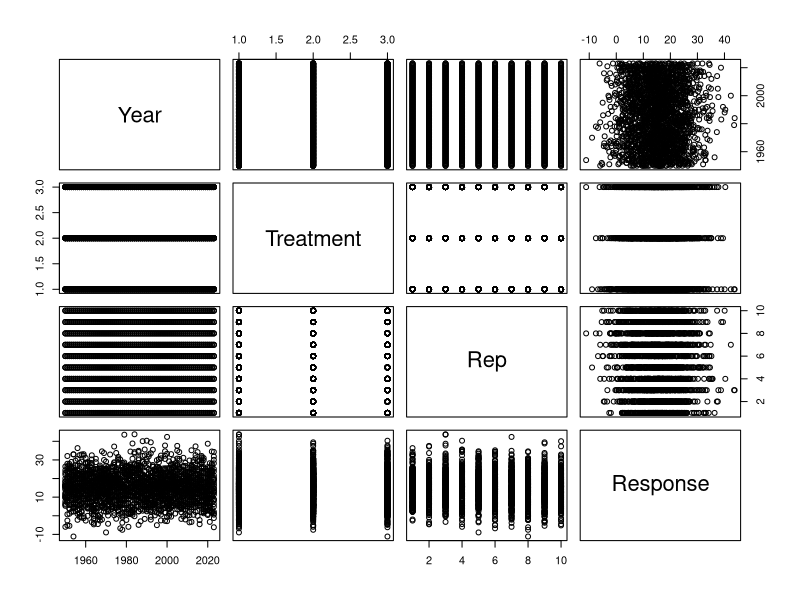
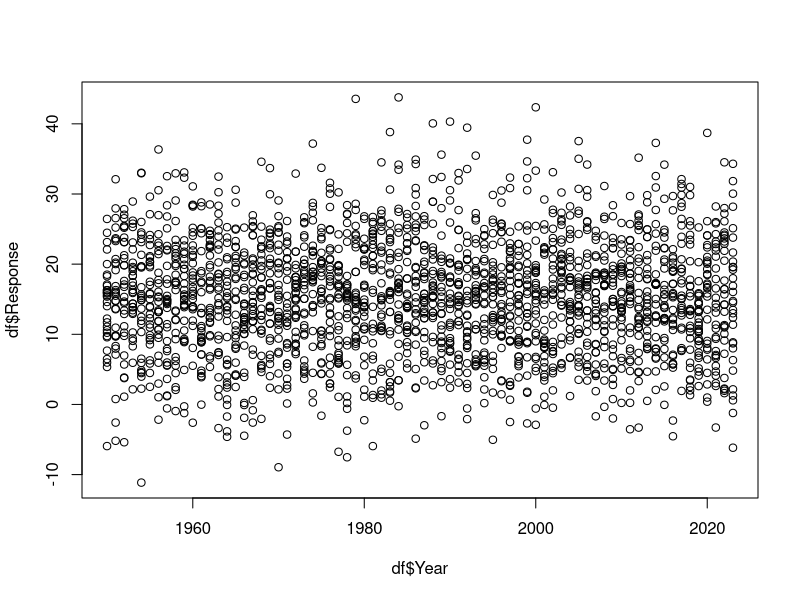
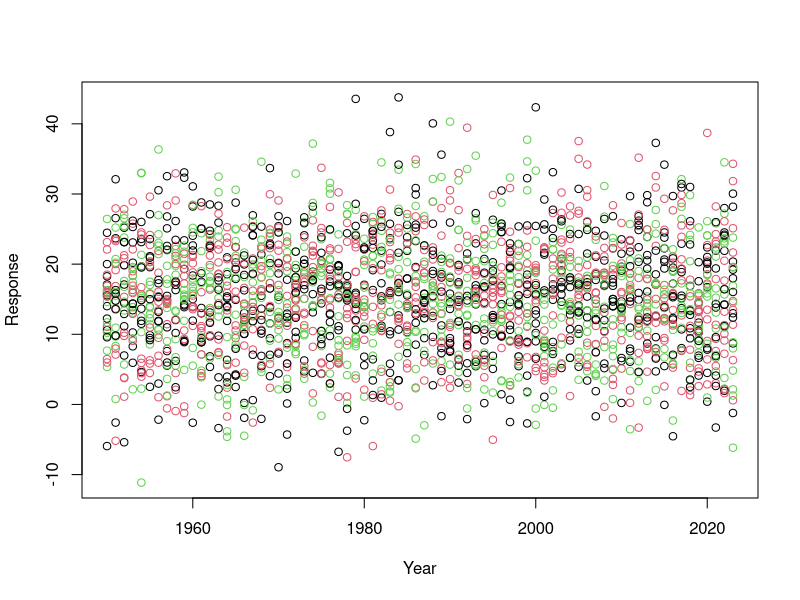
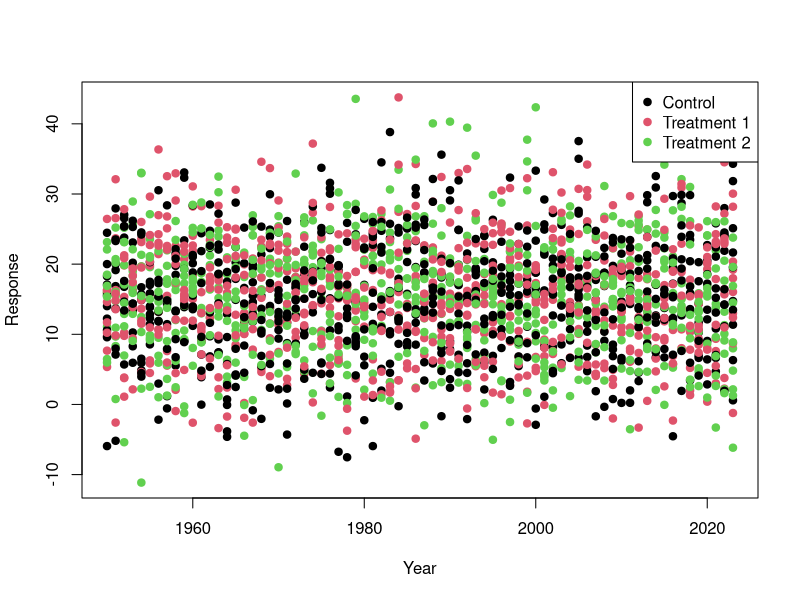
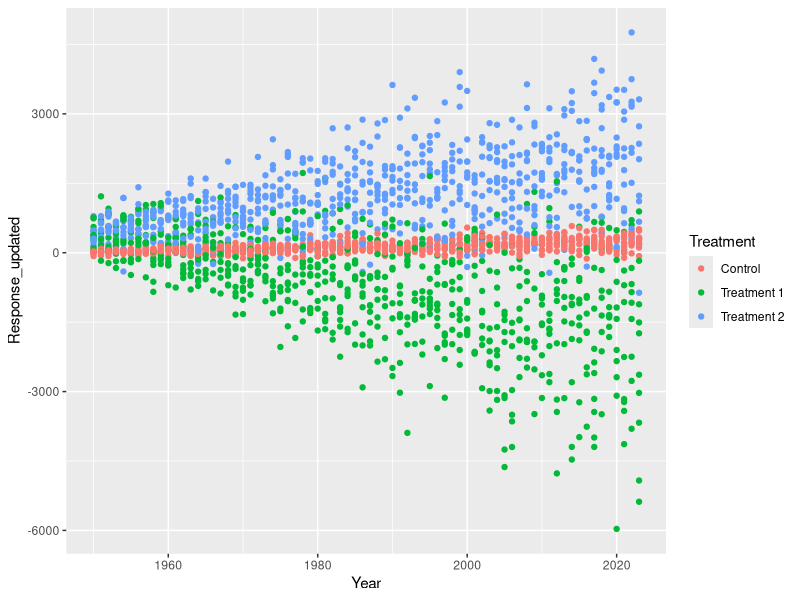
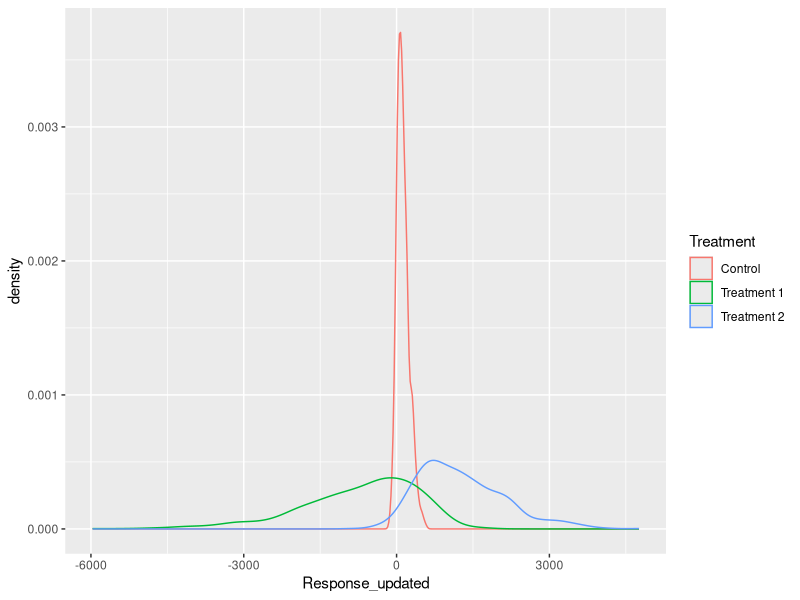
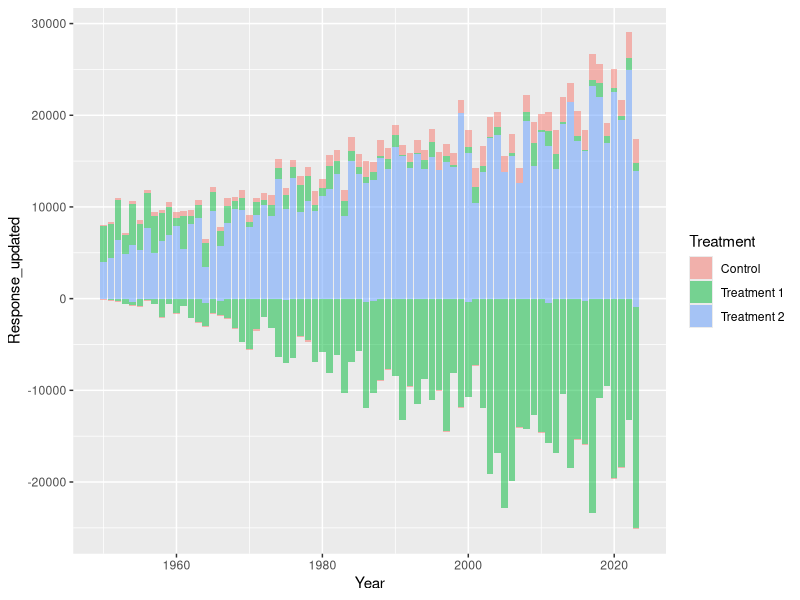
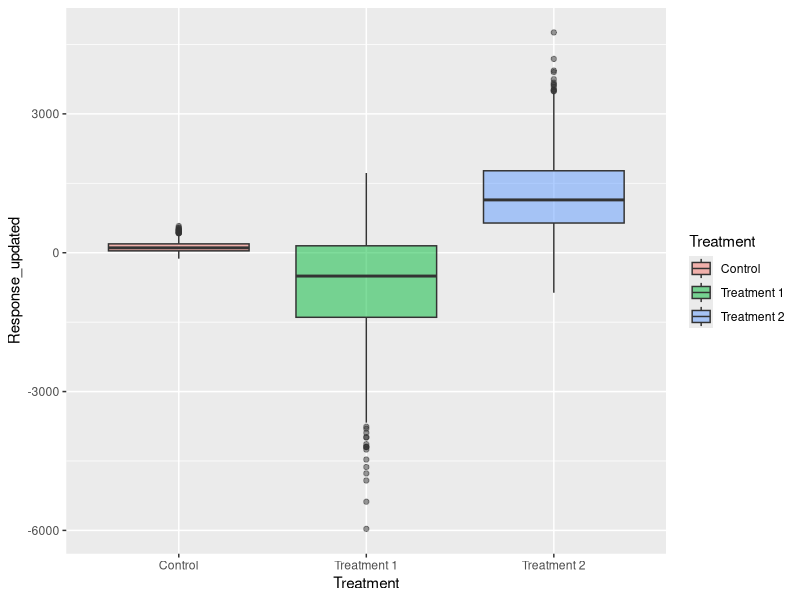

Write the R code that produced these figures, in order.
## ---- chunk 1

Year <- seq(from=1950,to=2023,by=1)
Treatment <- c("Control","Treatment 1","Treatment 2")
Rep<- seq(from=1,to=10,by=1)

df<-expand.grid(Year=Year,Treatment=Treatment,Rep=Rep)

Response<-rnorm(n=nrow(df),mean = 15,sd=8) 

df$Response<-Response

## ---- chunk 2
plot(df)
## ---- chunk 3
plot(x=df$Year,y=df$Response)
## ---- chunk 4
plot(x=df$Year,
     y=df$Response,
     col=df$Treatment, 
     xlab="Year",
     ylab="Response")
## ---- chunk 5

?plot()

# plot is a common function name 
# so we have to go to the base::plot() section of the help

## ---- chunk 6

plot(x=df$Year,
     y=df$Response,
     col=unique(df$Treatment), 
     xlab="Year",
     ylab="Response",
     pch=19)
legend(x = "topright",          # Position
       legend = unique(df$Treatment),  # Legend texts
       col = c(1,2, 3),           # point colors
       pch=19)                    # point type

## ---- chunk 7
library(tidyverse)

df_1<-df %>% 
  mutate(Response_updated=case_when(
    Treatment=="Control"~jitter(Response)*((Year-1930)/5)-50,
    Treatment=="Treatment 1"~jitter(Response)*((Year-1930)*-2)+1000,
    Treatment=="Treatment 2"~jitter(Response)*((Year-1930)*1.5)-4))

## ---- chunk 8
df_1_summary<-df_1 %>% 
  group_by(Treatment) %>% 
  summarise(MeanResponse=mean(Response_updated),
            SDResponse=sd(Response_updated))

df_1_summary

df_1_summary_year<-df_1 %>% 
  group_by(Treatment,Year) %>% 
  summarise(MeanResponse=mean(Response_updated),
            SDResponse=sd(Response_updated))

df_1_summary_year
## ---- chunk 9
ggplot(data=df_1,
       mapping=aes(x=Year,
                   y=Response_updated,
                   colour=Treatment))+
  geom_point()

## ---- chunk 10
ggplot(df_1,aes(x=Response_updated,colour=Treatment))+
  geom_density()

ggplot(df_1,aes(x=Year,y=Response_updated,fill=Treatment))+
  geom_col(alpha=0.5)

ggplot(df_1,aes(x=Treatment,y=Response_updated,fill=Treatment))+
  geom_boxplot(alpha=0.5)

## ---- chunk 11
ggplot()+
  geom_point(data=df_1,mapping=aes(x=Year,y=Response_updated,colour=Treatment),
             alpha=0.4)+
  geom_ribbon(data=df_1_summary_year,mapping=aes(x=Year,ymax=MeanResponse+SDResponse,
                                                 ymin=MeanResponse-SDResponse,fill=Treatment),
              alpha=0.4)+
  geom_line(data=df_1_summary_year,mapping=aes(x=Year,y=MeanResponse,colour=Treatment))
## ---- chunk 12
ggplot()+
  geom_point(data=df_1,mapping=aes(x=Year,y=Response_updated,colour=Treatment),
             alpha=0.4)+
  geom_ribbon(data=df_1_summary_year,mapping=aes(x=Year,ymax=MeanResponse+SDResponse,
                                                 ymin=MeanResponse-SDResponse,fill=Treatment),
              alpha=0.4)+
  geom_line(data=df_1_summary_year,mapping=aes(x=Year,y=MeanResponse,colour=Treatment))+
  scale_colour_manual(values=c("darkcyan","darkorange","grey30"))+
  scale_fill_manual(values=c("darkcyan","darkorange","grey30"))+
  scale_x_continuous(breaks = c(1955,1982,2010,2023))+ 
  scale_y_reverse()+
  labs(x="Year",y="Response Variable")+
  theme_classic()


## ---- chunk 13
ggplot()+
  geom_point(data=df_1,mapping=aes(x=Year,y=Response_updated,colour=Treatment),
             alpha=0.4)+
  geom_ribbon(data=df_1_summary_year,mapping=aes(x=Year,ymax=MeanResponse+SDResponse,
                                                 ymin=MeanResponse-SDResponse,fill=Treatment),
              alpha=0.4)+
  geom_line(data=df_1_summary_year,mapping=aes(x=Year,y=MeanResponse,colour=Treatment))+
  facet_wrap(~Rep, nrow=2)+
  scale_color_manual(values=c("darkcyan","darkorange","grey30"))+
  scale_fill_manual(values=c("darkcyan","darkorange","grey30"))+
  labs(x="Year",y="Response Variable")+
  theme_classic()
## ---- chunk 14
ggplot()+
  geom_point(data=df_1,mapping=aes(x=Year,y=Response_updated,colour=Treatment),
             alpha=0.4, shape=8)+
  geom_ribbon(data=df_1_summary_year,mapping=aes(x=Year,ymax=MeanResponse+SDResponse,
                                                 ymin=MeanResponse-SDResponse,fill=Treatment),
              alpha=0.4)+
  geom_line(data=df_1_summary_year,mapping=aes(x=Year,y=MeanResponse,colour=Treatment))+
  scale_color_manual(values=c("darkcyan","darkorange","grey30"))+
  scale_fill_manual(values=c("darkcyan","darkorange","grey30"))+
  labs(x="Year",
       y="Response Variable",
       fill="Treatment New Name",
       title= "What a cool plot Title?!", 
       subtitle = "Is it though? The Subtitle is Better.",
       caption= "I think it is cool. So is this Caption."
       )+
  theme_classic()+
  theme(plot.background = element_rect(fill="grey80")
        
        )

ggplot()+
  geom_point(data=df_1,mapping=aes(x=Year,y=Response_updated,colour=Treatment),
             alpha=0.4, shape=8)+
  geom_ribbon(data=df_1_summary_year,mapping=aes(x=Year,ymax=MeanResponse+SDResponse,
                                                 ymin=MeanResponse-SDResponse,fill=Treatment),
              alpha=0.4)+
  geom_line(data=df_1_summary_year,mapping=aes(x=Year,y=MeanResponse,colour=Treatment))+
  scale_color_manual(values=c("darkcyan","darkorange","grey30"))+
  scale_fill_manual(values=c("darkcyan","darkorange","grey30"))+
  labs(x="Year",
       y="Response Variable",
       fill="Treatment New Name",
       title= "What a cool plot Title?!", 
       subtitle = "Is it though? The Subtitle is Better.",
       caption= "I think it is cool. So is this Caption."
       )+
  theme_classic()+
  theme(plot.background = element_rect(fill="grey80"),
        panel.background = element_rect(fill="yellow")
        
        )+
  geom_text(aes(x=1980,y=3000,label="this is text"))

ggplot()+
  geom_point(data=df_1,mapping=aes(x=Year,y=Response_updated,colour=Treatment),
             alpha=0.4, shape=8)+
  geom_ribbon(data=df_1_summary_year,mapping=aes(x=Year,ymax=MeanResponse+SDResponse,
                                                 ymin=MeanResponse-SDResponse,fill=Treatment),
              alpha=0.4)+
  geom_line(data=df_1_summary_year,mapping=aes(x=Year,y=MeanResponse,colour=Treatment))+
  scale_color_manual(values=c("darkcyan","darkorange","grey30"))+
  scale_fill_manual(values=c("darkcyan","darkorange","grey30"))+
  labs(x="Year",
       y="Response Variable",
       fill="Treatment New Name",
       title= "What a cool plot Title?!", 
       subtitle = "Is it though? The Subtitle is Better.",
       caption= "I think it is cool. So is this Caption."
       )+
  theme_classic()+
  theme(plot.background = element_rect(fill="grey80"),
        panel.background = element_rect(fill="yellow"),
        panel.grid.major.x= element_line(colour = "red",linetype = "dotted",linewidth =1)
        
        )+
  geom_text(aes(x=1980,y=3000,label="this is text"))+
  geom_label(aes(x=1980,y=4000,label="this is a label (has a background)"), colour="purple", fill="navyblue")

ggplot()+
  geom_point(data=df_1,mapping=aes(x=Year,y=Response_updated,colour=Treatment),
             alpha=0.4, shape=8)+
  geom_ribbon(data=df_1_summary_year,mapping=aes(x=Year,ymax=MeanResponse+SDResponse,
                                                 ymin=MeanResponse-SDResponse,fill=Treatment),
              alpha=0.4)+
  geom_line(data=df_1_summary_year,mapping=aes(x=Year,y=MeanResponse,colour=Treatment))+
  scale_color_manual(values=c("darkcyan","darkorange","grey30"))+
  scale_fill_manual(values=c("darkcyan","darkorange","grey30"))+
  labs(x="Year",
       y="Response Variable",
       fill="Treatment New Name",
       title= "What a cool plot Title?!", 
       subtitle = "Is it though? The Subtitle is Better.",
       caption= "I think it is cool. So is this Caption."
       )+
  theme_classic()+
  theme(plot.background = element_rect(fill="grey80"),
        panel.background = element_rect(fill="yellow"),
        panel.grid.major.x= element_line(colour = "red",linetype = "dotted",linewidth =1),
        panel.grid.major.y= element_line(colour = "green",linetype = "dotdash",linewidth =2)
        
        )+
  geom_text(aes(x=1980,y=3000,label="this is text"))+
  geom_label(aes(x=1980,y=4000,label="this is a label (has a background)"), colour="purple", fill="navyblue")+
  geom_segment(aes(x=1960,xend=2020,y=2500,yend=-2500))


ggplot()+
  geom_point(data=df_1,mapping=aes(x=Year,y=Response_updated,colour=Treatment),
             alpha=0.4, shape=8)+
  geom_ribbon(data=df_1_summary_year,mapping=aes(x=Year,ymax=MeanResponse+SDResponse,
                                                 ymin=MeanResponse-SDResponse,fill=Treatment),
              alpha=0.4)+
  geom_line(data=df_1_summary_year,mapping=aes(x=Year,y=MeanResponse,colour=Treatment))+
  scale_color_manual(values=c("darkcyan","darkorange","grey30"))+
  scale_fill_manual(values=c("darkcyan","darkorange","grey30"))+
  labs(x="Year",
       y="Response Variable",
       fill="Treatment New Name",
       title= "What a cool plot Title?!", 
       subtitle = "Is it though? The Subtitle is Better.",
       caption= "I think it is cool. So is this Caption."
       )+
  theme_classic()+
  theme(plot.background = element_rect(fill="grey80"),
        panel.background = element_rect(fill="yellow"),
        panel.grid.major.x= element_line(colour = "red",linetype = "dotted",linewidth =1),
        panel.grid.major.y= element_line(colour = "green",linetype = "dotdash",linewidth =2),
        panel.grid.minor.x= element_line(colour = "blue",linetype = "solid",linewidth =3),
        panel.grid.minor.y= element_line(colour = "pink",linetype = "solid",linewidth =2.5)
        
        )+
  geom_text(aes(x=1980,y=3000,label="this is text"))+
  geom_label(aes(x=1980,y=4000,label="this is a label (has a background)"), colour="purple", fill="navyblue")+
  geom_segment(aes(x=1960,xend=2020,y=2500,yend=-2500))


## ---- chunk 15
Plot_To_Save<-ggplot()+
  geom_point(data=df_1,mapping=aes(x=Year,y=Response_updated,colour=Treatment),
             alpha=0.4)+
  geom_ribbon(data=df_1_summary_year,mapping=aes(x=Year,ymax=MeanResponse+SDResponse,
                                                 ymin=MeanResponse-SDResponse,fill=Treatment),
              alpha=0.4)+
  geom_line(data=df_1_summary_year,mapping=aes(x=Year,y=MeanResponse,colour=Treatment))+
  scale_color_manual(values=c("darkcyan","darkorange","grey30"))+
  scale_fill_manual(values=c("darkcyan","darkorange","grey30"))+
  labs(x="Year",y="Response Variable")+
  theme_classic()

ggsave("This_Is_Our_First_Saved_Plot.png", Plot_To_Save, width=10, height=10) # dont forget to put the file type at the end!!! we will use .png
